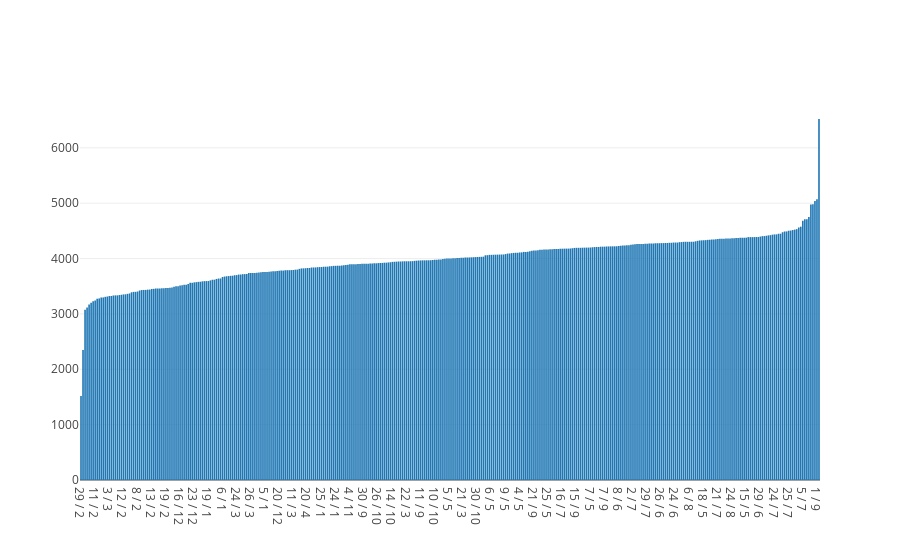

The notebook cell saved with this chart:
### Code cell
giorni = list(days_with_counter.keys())
cont_giorni = list(days_with_counter.values())


data = [go.Bar(
            x=giorni,
            y=cont_giorni
)]

layout = {
    'xaxis':{
        'categoryorder':'array',
        'categoryarray':[x for _, x in sorted(zip(cont_giorni, giorni))]
    }
}

fig = go.Figure(data=data, layout=layout)

py.iplot(fig)

### Figure 1 — Plotly figure (JSON) as saved in the notebook; plotly's stock layout.template omitted (floating-point values rounded to 4 significant figures; data arrays with more than 128 entries replaced by an {"elided": "..."} marker saying what was removed)
{"data": [{"type": "bar", "uid": "2fcaf202-f702-11e8-b978-acde48001122", "x": {"elided": "366 str values"}, "y": {"elided": "366 int values"}}], "layout": {"xaxis": {"categoryarray": {"elided": "366 str values"}, "categoryorder": "array"}}}
